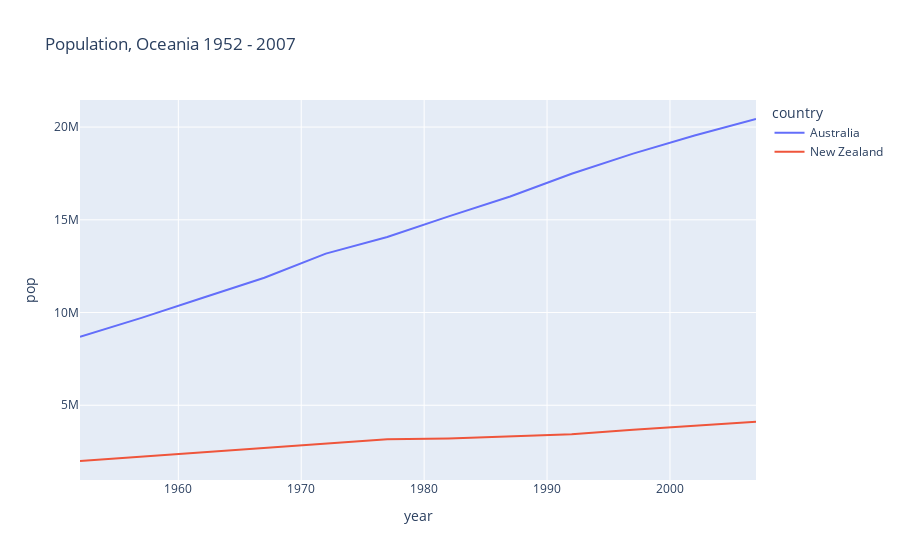

This figure's notebook cell:
### Markdown cell above
plotly supports multiple [renderes] (https://plotly.com/python/renderers/)
 .show() will attempt to use a sensible default

### Code cell
fig.show()

### Figure 1 — Plotly figure (JSON) as saved in the notebook; plotly's stock layout.template omitted (floating-point values rounded to 4 significant figures)
{"data": [{"hovertemplate": "<b>%{hovertext}</b><br><br>country=Australia<br>year=%{x}<br>pop=%{y}<extra></extra>", "hovertext": ["Australia", "Australia", "Australia", "Australia", "Australia", "Australia", "Australia", "Australia", "Australia", "Australia", "Australia", "Australia"], "legendgroup": "Australia", "line": {"color": "#636efa", "dash": "solid"}, "marker": {"symbol": "circle"}, "mode": "lines", "name": "Australia", "orientation": "v", "showlegend": true, "type": "scatter", "x": [1952, 1957, 1962, 1967, 1972, 1977, 1982, 1987, 1992, 1997, 2002, 2007], "xaxis": "x", "y": [8691212, 9712569, 10794968, 11872264, 13177000, 14074100, 15184200, 16257249, 17481977, 18565243, 19546792, 20434176], "yaxis": "y"}, {"hovertemplate": "<b>%{hovertext}</b><br><br>country=New Zealand<br>year=%{x}<br>pop=%{y}<extra></extra>", "hovertext": ["New Zealand", "New Zealand", "New Zealand", "New Zealand", "New Zealand", "New Zealand", "New Zealand", "New Zealand", "New Zealand", "New Zealand", "New Zealand", "New Zealand"], "legendgroup": "New Zealand", "line": {"color": "#EF553B", "dash": "solid"}, "marker": {"symbol": "circle"}, "mode": "lines", "name": "New Zealand", "orientation": "v", "showlegend": true, "type": "scatter", "x": [1952, 1957, 1962, 1967, 1972, 1977, 1982, 1987, 1992, 1997, 2002, 2007], "xaxis": "x", "y": [1994794, 2229407, 2488550, 2728150, 2929100, 3164900, 3210650, 3317166, 3437674, 3676187, 3908037, 4115771], "yaxis": "y"}], "layout": {"legend": {"title": {"text": "country"}, "tracegroupgap": 0}, "title": {"text": "Population, Oceania 1952 - 2007"}, "xaxis": {"anchor": "y", "domain": [0, 1], "title": {"text": "year"}}, "yaxis": {"anchor": "x", "domain": [0, 1], "title": {"text": "pop"}}}}
